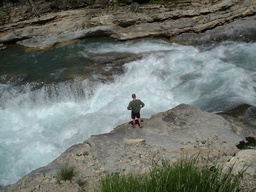
#> input picture test_images/06_bright_foam.jpg, 256 x 192 px, shrunk from 640 x 480 before the run
$ python dijkstra_energy_path_route.py
#> lines starting #> are read from the running program, lines starting #| are printed output that depends on the picture; after the words box and inside, x2 and y2 are one past the last pixel; in counts of white or black regions, pixels touching at a corner belong together
### scripts/linear_laplaction_detection.py
import os
import numpy as np
from PIL import Image
from skimage.color import rgb2gray, rgb2hsv
from skimage.morphology import binary_closing, binary_opening, disk, remove_small_objects
from skimage.measure import label, regionprops
from scipy.ndimage import median_filter

# [12 lines of commented-out code are left out]

def laplacian(image):
    H, W = image.shape
    laplace = np.zeros((H, W), dtype=float)
    for i in range(1, H - 1):
        for j in range(1, W - 1):
            center = image[i, j]
            top = image[i - 1, j]
            bottom = image[i + 1, j]
            left = image[i, j - 1]
            right = image[i, j + 1]
            laplace[i, j] = -4 * center + top + bottom + left + right
    return laplace

def compute_linear_threshold_from_mean(image_np):
    hsv = rgb2hsv(image_np)
    val = hsv[:, :, 2].flatten()
    mean_val = np.mean(val)

    # [7 lines of commented-out code are left out]
    threshold = 0.245 * mean_val + 0.356


    threshold = np.clip(threshold, 0.35, 0.65)
    return threshold

def brightness_boost(gray, threshold):
    boosted = np.zeros_like(gray)
    H, W = gray.shape
    for i in range(H):
        for j in range(W):
            val = (gray[i, j] - threshold) / 0.6
            if val < 0:
                boosted[i, j] = 0
            elif val > 1:
                boosted[i, j] = 1
            else:
                boosted[i, j] = val

    # save_debug_image(boosted, "01_boosted_brightness")
    return boosted

def segment_foam(gray, threshold):
    boosted = brightness_boost(gray, threshold)
    laplace = laplacian(boosted)


    # normalized_laplace = (laplace - np.min(laplace)) / (np.max(laplace) - np.min(laplace))
    # save_debug_image(normalized_laplace, "02_laplacian_output")

    foam_mask = (laplace > 0.025) & (laplace < 0.07)
    foam_mask = binary_closing(foam_mask, disk(5))
    foam_mask = binary_opening(foam_mask, disk(3))
    foam_mask = remove_small_objects(foam_mask, min_size=500)

    # save_debug_image(foam_mask, "03_initial_foam_mask")
    return foam_mask

def remove_rock_regions(foam_mask, hsv):
    hue, sat, val = hsv[:, :, 0], hsv[:, :, 1], hsv[:, :, 2]
    height_quarter = hsv.shape[0] // 4
    rock_mask = (
        (val > 0.65) &
        (sat > 0.2) &
        (hue > 0.03) & (hue < 0.12)
    )
    rock_mask[:height_quarter, :] = rock_mask[:height_quarter, :]

    # save_debug_image(rock_mask, "04_rock_mask")

    foam_mask[rock_mask] = False
    # save_debug_image(foam_mask, "05_foam_mask_after_rock_removal")
    return foam_mask

def segment_deep_water(hsv):
    hue, sat, val = hsv[:, :, 0], hsv[:, :, 1], hsv[:, :, 2]
    deep_water = (val < 0.55) & (sat < 0.5) & (hue > 0.45) & (hue < 0.70)

    # save_debug_image(deep_water, "06_deep_water_mask")
    return deep_water

def combine_and_clean_masks(foam_mask, deep_water_mask):
    combined = foam_mask | deep_water_mask
    filtered = median_filter(combined.astype(float), size=5) > 0.5
    cleaned = remove_small_objects(filtered, min_size=1000)

    # save_debug_image(cleaned, "07_combined_and_cleaned_mask")
    return cleaned

def extract_largest_region(mask):
    labeled = label(mask)
    regions = regionprops(labeled)
    if not regions:
        return np.zeros_like(mask, dtype=bool)
    largest = max(regions, key=lambda r: r.area)
    final_mask = labeled == largest.label

    # save_debug_image(final_mask, "08_final_largest_region")
    return final_mask

# ---------------------- Combined Detection Pipeline ----------------------

def detect_whitewater_foam(image_np):
    gray = rgb2gray(image_np)
    hsv = rgb2hsv(image_np)
    threshold = compute_linear_threshold_from_mean(image_np)

    foam_mask = segment_foam(gray, threshold)
    foam_mask = remove_rock_regions(foam_mask, hsv)
    deep_water_mask = segment_deep_water(hsv)

    cleaned_mask = combine_and_clean_masks(foam_mask, deep_water_mask)
    final_mask = extract_largest_region(cleaned_mask)

    return final_mask

# ---------------------- Example Usage ----------------------

# [12 lines that do not run on import are left out]

### scripts/laplacian_luminance_filter.py
import os
import numpy as np
from skimage.color import rgb2gray
from skimage.exposure import rescale_intensity
from linear_laplaction_detection import detect_whitewater_foam
from PIL import Image

# [11 lines of commented-out code are left out]

def compute_flow_energy_field(image_np, enhance_contrast=True):
    """
    Computes a luminance-weighted water mask based on the binary water mask and grayscale image.
    Returns a float32 energy map the same size as the image.
    """
    # Get water mask
    water_mask = detect_whitewater_foam(image_np)
    # save_debug_image(water_mask, "09_water_mask_detected")

    # Convert to luminance
    luminance = rgb2gray(image_np)
    # save_debug_image(luminance, "10_raw_luminance")

    if enhance_contrast:
        # Rescale luminance contrast
        luminance = rescale_intensity(luminance, in_range=(0.2, 0.9), out_range=(0, 1))
        # save_debug_image(luminance, "11_contrast_stretched_luminance")

    # Manually initialize flow_energy as a 2D list of 0.0
    flow_energy = []
    for i in range(len(luminance)):
        row = []
        for j in range(len(luminance[0])):
            row.append(0.0)
        flow_energy.append(row)

    # Apply the luminance to water_masked pixels
    for i in range(len(luminance)):
        for j in range(len(luminance[0])):
            if water_mask[i][j]:
                flow_energy[i][j] = float(luminance[i][j])

    # flow_energy_np = np.array(flow_energy)
    # save_debug_image(flow_energy_np, "12_final_flow_energy_field")

    return flow_energy, water_mask

# ---------------------- Main Execution ----------------------

# [6 lines that do not run on import are left out]

### scripts/dijkstra_energy_path_route.py
import os
import numpy as np
from PIL import Image
from skimage.color import rgb2gray
from skimage.transform import resize
from skimage.graph import route_through_array
from laplacian_luminance_filter import compute_flow_energy_field
import math

# [11 lines of commented-out code are left out]

def gaussian_kernel(sigma, radius):
    size = 2 * radius + 1
    kernel = np.zeros((size, size), dtype=float)
    for u in range(-radius, radius + 1):
        for v in range(-radius, radius + 1):
            kernel[u + radius, v + radius] = math.exp(-(u**2 + v**2) / (2 * sigma**2))
    kernel /= np.sum(kernel)
    return kernel

# ---------------------- Gaussian Blur ----------------------

def gaussian_blur(image, sigma):
    radius = int(3 * sigma)
    kernel = gaussian_kernel(sigma, radius)
    H, W = image.shape
    blurred = np.zeros_like(image)

    for i in range(H):
        for j in range(W):
            val = 0.0
            for u in range(-radius, radius + 1):
                for v in range(-radius, radius + 1):
                    ii = i + u
                    jj = j + v
                    if 0 <= ii < H and 0 <= jj < W:
                        val += image[ii, jj] * kernel[u + radius, v + radius]
            blurred[i, j] = val
    return blurred

# ---------------------- Cost Map Construction ----------------------

def cost_map(small_energy, small_mask, sigma=2):
    H, W = small_energy.shape
    cost_map = np.full((H, W), 1000.0, dtype=float)

    # Invert flow energy in water regions
    for i in range(H):
        for j in range(W):
            if small_mask[i, j]:
                cost_map[i, j] = 1.0 - small_energy[i, j]

    # save_debug_image(cost_map, "13_inverted_energy_cost_map")

    # Apply manual Gaussian blur
    cost_map = gaussian_blur(cost_map, sigma)

    # save_debug_image(cost_map, "14_blurred_cost_map")

    # Reinforce high cost in non-water areas
    for i in range(H):
        for j in range(W):
            if not small_mask[i, j]:
                cost_map[i, j] = 1000.0

    # save_debug_image(cost_map, "15_final_cost_map_with_blocks")
    return cost_map

# ---------------------- Route Finding ----------------------

def find_route(cost_map, small_mask):
    coords = np.argwhere(small_mask)
    start_y, end_y = np.min(coords[:, 0]), np.max(coords[:, 0])
    mid_x = small_mask.shape[1] // 2
    start = (start_y, mid_x)
    end = (end_y, mid_x)

    route, _ = route_through_array(cost_map, start, end, fully_connected=True)
    return np.array(route)

# ---------------------- Overlay Drawing ----------------------

def draw_route_on_image(image_np, route, thickness=1):
    overlay = (image_np * 255).astype(np.uint8).copy()
    H, W, _ = overlay.shape
    red_rgb = (216, 43, 39)  # Hex #d82b27

    for y, x in route:
        for dy in range(-thickness, thickness + 1):
            for dx in range(-thickness, thickness + 1):
                ny, nx = y + dy, x + dx
                if 0 <= ny < H and 0 <= nx < W:
                    overlay[ny, nx] = red_rgb
    return overlay

# ---------------------- Main Pipeline ----------------------

def run_energy_path_route(image_path, scale=1):
    # Load and preprocess image
#> called with image_path = '../test_images/06_bright_foam.jpg', scale = 1
    image = Image.open(image_path).convert("RGB")
#> image is the input picture: PIL image 256x192 RGB; mean R, G, B 111.4, 117, 110.6
    image_np = np.array(image)
    luminance = rgb2gray(image_np)

    # Get flow energy + mask
    energy_map, mask = compute_flow_energy_field(image_np)
#> in detect_whitewater_foam, `hsv = rgb2hsv(image_np)`: hsv: shape (192, 256, 3) float64; mean of channels 0, 1, 2 0.312, 0.175, 0.471
#> in compute_linear_threshold_from_mean, `mean_val = np.mean(val)`: mean_val = 0.471
#> after the loop in brightness_boost, `for i in range(H):`:
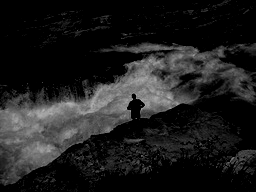
#> boosted: shape (192, 256) float64; min 0, max 0.721, mean 0.119
#> after the loop in laplacian, `for i in range(1, H - 1):`:
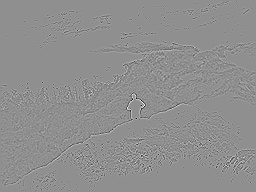
#> laplace: shape (192, 256) float64; min -1.52, max 1.18, mean -4.46e-05; drawn with min black and max white
#> in segment_foam, `foam_mask = (laplace > 0.025) & (laplace < 0.07)`:
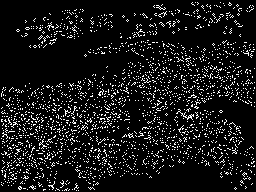
#> foam_mask: shape (192, 256) bool; 9.3% white in thin lines or dots
#> in segment_foam, `foam_mask = binary_closing(foam_mask, disk(5))`: foam_mask: shape (192, 256) bool; 63.3% white; 15 black regions, largest, box (x1, y1, x2, y2) and area: (0, 0, 226, 90) 11296, (94, 158, 241, 192) 3070, (204, 95, 256, 148) 1283
#> in segment_foam, `foam_mask = binary_opening(foam_mask, disk(3))`: foam_mask: shape (192, 256) bool; 62.2% white; 10 black regions, largest, box (x1, y1, x2, y2) and area: (0, 0, 256, 90) 12502, (56, 158, 241, 192) 3592, (204, 95, 256, 148) 1300
#> in segment_foam, `foam_mask = remove_small_objects(foam_mask, min_size=500)`: foam_mask: shape (192, 256) bool; 61.5% white; 10 black regions, largest, box (x1, y1, x2, y2) and area: (0, 0, 256, 90) 12842, (56, 158, 241, 192) 3592, (204, 95, 256, 148) 1300
#> in remove_rock_regions, `rock_mask = ( (val > 0.65) & (sat > 0.2) & (hue > 0.03) & (hue < 0.12) )`: rock_mask: shape (192, 256) bool; 0.01% white in thin lines or dots, all inside (x1, y1, x2, y2) = (129, 141, 238, 161)
#> in segment_deep_water, `deep_water = (val < 0.55) & (sat < 0.5) & (hue > 0.45) & (hue < 0.70)`: deep_water: shape (192, 256) bool; 8.9% white; 101 white regions (83 under 20 px), largest, box (x1, y1, x2, y2) and area: (192, 78, 256, 118) 1043, (0, 77, 86, 109) 981, (219, 47, 256, 74) 531
#> in combine_and_clean_masks, `combined = foam_mask | deep_water_mask`: combined: shape (192, 256) bool; 65.2% white; 24 black regions (13 under 20 px), largest, box (x1, y1, x2, y2) and area: (0, 0, 256, 86) 11219, (56, 158, 241, 192) 3592, (221, 103, 256, 148) 821
#> in combine_and_clean_masks, `filtered = median_filter(combined.astype(float), size=5) > 0.5`: filtered: shape (192, 256) bool; 65.1% white; 11 black regions, largest, box (x1, y1, x2, y2) and area: (0, 0, 227, 86) 11204, (56, 159, 240, 192) 3578, (222, 103, 256, 147) 824
#> in combine_and_clean_masks, `cleaned = remove_small_objects(filtered, min_size=1000)`: cleaned: shape (192, 256) bool; 64.5% white; 11 black regions
#> in extract_largest_region, `labeled = label(mask)`:
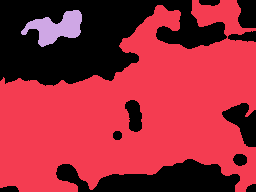
#> labeled: shape (192, 256) int32; 3 distinct labels, from 0 to 2; one colour per label, 0 black
#> in extract_largest_region, `regions = regionprops(labeled)`: regions = 2 regions; box (x1, y1, x2, y2) and area: (0, 0, 256, 192) 30542, (21, 10, 82, 47) 1156
#> in extract_largest_region, `final_mask = labeled == largest.label`: final_mask: shape (192, 256) bool; 62.1% white; 11 black regions, largest, box (x1, y1, x2, y2) and area: (0, 0, 227, 86) 12677, (56, 159, 240, 192) 3578, (222, 103, 256, 147) 824
#> in compute_flow_energy_field, `luminance = rescale_intensity(luminance, in_range=(0.2, 0.9), out_rang..`:
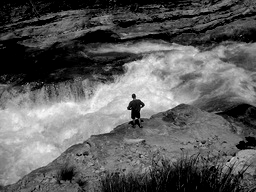
#> luminance: shape (192, 256) float64; min 0, max 1, mean 0.371
#> after the loop in compute_flow_energy_field, `for i in range(len(luminance)):`: flow_energy = 192 items
#> energy_map = 192 items
    energy_map = np.array(energy_map)

    # Downscale
    resized_shape = (int(image_np.shape[0]*scale), int(image_np.shape[1]*scale))
#> resized_shape = (192, 256)
    small_img = resize(image_np, resized_shape, anti_aliasing=True)
    small_energy = resize(energy_map, resized_shape)
    small_mask = resize(mask.astype(float), resized_shape) > 0.5

    # save_debug_image(small_energy, "16_small_resized_energy_map")
    # save_debug_image(small_mask, "17_small_resized_water_mask")

    # Build cost map
    cost_map_result = cost_map(small_energy, small_mask)
#> after the loop in cost_map, `for i in range(H):`:
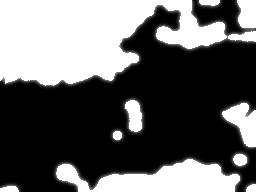
#> cost_map: shape (192, 256) float64; min 0.0731, max 1000, mean 397.5; drawn with min black and max white

    # Use the first nonzero point in the mask as the start
    coords = np.argwhere(small_mask)
#> coords = 30542 pairs, first value 0 to 191, second value 0 to 255
    if coords.size == 0:
        print("No valid water mask detected.")
        return
    start = tuple(coords[0])
#> start = (0, 192)
    end = tuple(coords[-1])
#> end = (191, 245)

    # Compute route
    indices, _ = route_through_array(cost_map_result, start, end, fully_connected=True)
#> indices = 229 pairs, first value 0 to 191, second value 192 to 255
    route = np.array(indices)
#> route has the same summary as indices

    # Draw and show route
    overlay = draw_route_on_image(small_img, route, thickness=5)
#> the loop in draw_route_on_image, `for y, x in route:` made 229 passes
#> (y, x) on passes 1 to 3: (0, 192), (0, 193), (0, 194)
#> after the loop in draw_route_on_image, `for y, x in route:`:
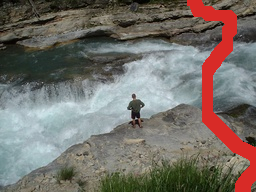
#> overlay: shape (192, 256, 3); mean R, G, B 118.1, 112, 105.8
    final_overlay = Image.fromarray(overlay)
    final_overlay.show(title="Final River Route")
    # final_overlay.save('debug_outputs/18_final_river_route_overlay.png')

# ---------------------- Entry Point ----------------------

if __name__ == "__main__":
    run_energy_path_route("../test_images/06_bright_foam.jpg")

$ run again, with test_images/01_dark_test.jpg copied over test_images/06_bright_foam.jpg
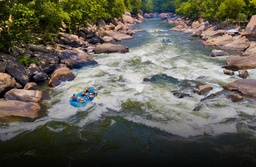
#> input picture test_images/01_dark_test.jpg, 256 x 167 px, shrunk from 1600 x 1046 before the run
#> in run_energy_path_route, image is the input picture: PIL image 256x167 RGB; mean R, G, B 97.4, 95.2, 85
#> hsv: shape (167, 256, 3) float64; mean of channels 0, 1, 2 0.318, 0.279, 0.401
#> mean_val = 0.401
#> in compute_linear_threshold_from_mean, `threshold = 0.245 * mean_val + 0.356`: threshold = 0.454
#> rock_mask: shape (167, 256) bool; 3.4% white in thin lines or dots, all inside (x1, y1, x2, y2) = (0, 11, 256, 108)
#> deep_water: shape (167, 256) bool; 15.6% white; 149 white regions (127 under 20 px), largest, box (x1, y1, x2, y2) and area: (78, 107, 256, 167) 4123, (144, 74, 196, 99) 380, (157, 33, 206, 51) 298
#> combined: shape (167, 256) bool; 50.7% white; 88 black regions (64 under 20 px), largest, box (x1, y1, x2, y2) and area: (0, 0, 256, 99) 12021, (0, 108, 141, 167) 4779, (212, 121, 256, 167) 1281
#> filtered: shape (167, 256) bool; 51.3% white; 28 black regions (6 under 20 px), largest, box (x1, y1, x2, y2) and area: (0, 0, 256, 106) 12049, (0, 108, 132, 167) 4744, (212, 120, 256, 167) 1294
#> cleaned: shape (167, 256) bool; 50.7% white; 27 black regions (5 under 20 px), largest, box (x1, y1, x2, y2) and area: (0, 0, 256, 106) 12268, (0, 108, 132, 167) 4744, (212, 120, 256, 167) 1298
#> labeled: shape (167, 256) int32; values 0 (black) and 1 (white), 50.7% white; 27 black regions (5 under 20 px)
#> regions = 1 regions; box (x1, y1, x2, y2) and area: (0, 12, 256, 167) 21666
#> after the loop in compute_flow_energy_field, `for i in range(len(luminance)):`: flow_energy = 167 items
#> after the loop in cost_map, `for i in range(H):`:
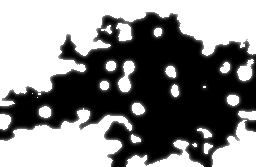
#> cost_map: shape (167, 256) float64; min 0.0439, max 1000, mean 526.8; drawn with min black and max white
#> coords = 21666 pairs, first value 12 to 166, second value 0 to 255
#> start = (12, 145)
#> end = (166, 211)
#> indices = 173 pairs, first value 12 to 166, second value 137 to 211
#> route has the same summary as indices
#> the loop in draw_route_on_image, `for y, x in route:` made 173 passes
#> x on passes 1 to 3: 145, 146, 147
#> after the loop in draw_route_on_image, `for y, x in route:`:
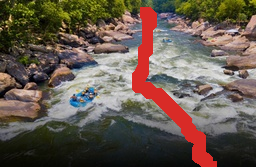
#> overlay: shape (167, 256, 3); mean R, G, B 103, 89.6, 79.3

$ run again, with test_images/02_bright_color.jpg copied over test_images/06_bright_foam.jpg
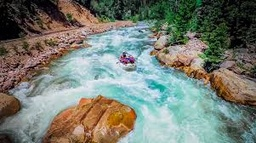
#> input picture test_images/02_bright_color.jpg, 256 x 143 px, shrunk from 301 x 168 before the run
#> in run_energy_path_route, image is the input picture: PIL image 256x143 RGB; mean R, G, B 118.6, 124.5, 114.4
#> hsv: shape (143, 256, 3) float64; mean of channels 0, 1, 2 0.332, 0.322, 0.539
#> mean_val = 0.539
#> in compute_linear_threshold_from_mean, `threshold = 0.245 * mean_val + 0.356`: threshold = 0.488
#> rock_mask: shape (143, 256) bool; 7.4% white; 114 white regions (102 under 20 px), largest, box (x1, y1, x2, y2) and area: (56, 96, 101, 139) 733, (86, 101, 134, 142) 704, (64, 6, 125, 32) 350
#> deep_water: shape (143, 256) bool; 4.7% white; 143 white regions (128 under 20 px), largest, box (x1, y1, x2, y2) and area: (0, 115, 45, 143) 446, (240, 115, 256, 143) 245, (210, 94, 247, 115) 161
#> combined: shape (143, 256) bool; 53.9% white; 68 black regions (60 under 20 px), largest, box (x1, y1, x2, y2) and area: (0, 0, 256, 143) 12800, (56, 94, 137, 143) 2025, (0, 83, 23, 143) 827
#> filtered: shape (143, 256) bool; 53.3% white; 13 black regions (4 under 20 px), largest, box (x1, y1, x2, y2) and area: (0, 0, 256, 100) 12357, (58, 95, 136, 143) 2140, (0, 83, 22, 143) 841
#> cleaned: shape (143, 256) bool; 52.2% white; 12 black regions (3 under 20 px), largest, box (x1, y1, x2, y2) and area: (0, 0, 256, 100) 12420, (58, 95, 136, 143) 2178, (225, 90, 256, 143) 996
#> labeled: shape (143, 256) int32; values 0 (black) and 1 (white), 52.2% white; 12 black regions (3 under 20 px)
#> regions = 1 regions; box (x1, y1, x2, y2) and area: (0, 21, 256, 143) 19092
#> the loop in compute_flow_energy_field, `for i in range(len(luminance)):` made 143 passes
#> after the loop in compute_flow_energy_field, `for i in range(len(luminance)):`: flow_energy = 143 items
#> after the loop in cost_map, `for i in range(H):`:
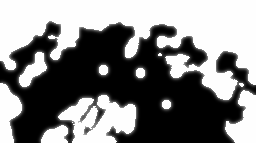
#> cost_map: shape (143, 256) float64; min 0.0289, max 1000, mean 512.4; drawn with min black and max white
#> coords = 19092 pairs, first value 21 to 142, second value 0 to 255
#> start = (21, 49)
#> end = (142, 234)
#> indices = 319 pairs, first value 21 to 142, second value 12 to 234
#> route has the same summary as indices
#> the loop in draw_route_on_image, `for y, x in route:` made 319 passes
#> (y, x) on passes 1 to 3: (21, 49), (22, 49), (23, 49)
#> after the loop in draw_route_on_image, `for y, x in route:`:
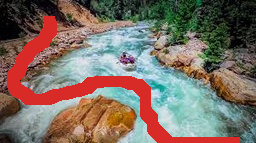
#> overlay: shape (143, 256, 3); mean R, G, B 125.2, 110, 99.5

$ run again, with test_images/03_bright_difference.jpg copied over test_images/06_bright_foam.jpg
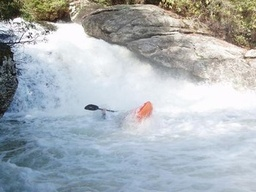
#> input picture test_images/03_bright_difference.jpg, 256 x 192 px, shrunk from 350 x 262 before the run
#> in run_energy_path_route, image is the input picture: PIL image 256x192 RGB; mean R, G, B 171.7, 179.1, 184.2
#> hsv: shape (192, 256, 3) float64; mean of channels 0, 1, 2 0.457, 0.159, 0.75
#> mean_val = 0.75
#> in compute_linear_threshold_from_mean, `threshold = 0.245 * mean_val + 0.356`: threshold = 0.54
#> rock_mask: shape (192, 256) bool; 1.1% white in thin lines or dots, all inside (x1, y1, x2, y2) = (69, 0, 256, 117)
#> deep_water: shape (192, 256) bool; 6.1% white; 77 white regions (71 under 20 px), largest, box (x1, y1, x2, y2) and area: (0, 33, 49, 170) 2179, (0, 165, 29, 192) 403, (137, 56, 163, 67) 82, (85, 104, 103, 111) 64, (114, 22, 124, 28) 50, (64, 186, 75, 192) 24
#> combined: shape (192, 256) bool; 85.2% white; 131 black regions (103 under 20 px), largest, box (x1, y1, x2, y2) and area: (0, 0, 38, 62) 1406, (202, 0, 256, 63) 1146, (184, 85, 241, 108) 812
#> filtered: shape (192, 256) bool; 86.4% white; 37 black regions (11 under 20 px), largest, box (x1, y1, x2, y2) and area: (0, 0, 37, 61) 1434, (202, 0, 256, 62) 1149, (185, 86, 240, 107) 801
#> cleaned: shape (192, 256) bool; 85.2% white; 36 black regions (10 under 20 px), largest, box (x1, y1, x2, y2) and area: (0, 0, 37, 61) 1608, (202, 0, 256, 62) 1149, (185, 86, 240, 107) 801
#> labeled: shape (192, 256) int32; values 0 (black) and 1 (white), 85.2% white; 36 black regions (10 under 20 px)
#> regions = 1 regions; box (x1, y1, x2, y2) and area: (0, 0, 256, 192) 41859
#> after the loop in compute_flow_energy_field, `for i in range(len(luminance)):`: flow_energy = 192 items
#> coords = 41859 pairs, first value 0 to 191, second value 0 to 255
#> start = (0, 27)
#> end = (191, 255)
#> indices = 336 pairs, first value 0 to 191, second value 27 to 255
#> route has the same summary as indices
#> the loop in draw_route_on_image, `for y, x in route:` made 336 passes
#> (y, x) on passes 1 to 3: (0, 27), (0, 28), (0, 29)
#> after the loop in draw_route_on_image, `for y, x in route:`:
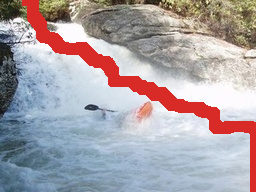
#> overlay: shape (192, 256, 3); mean R, G, B 171.1, 163.2, 167.9
